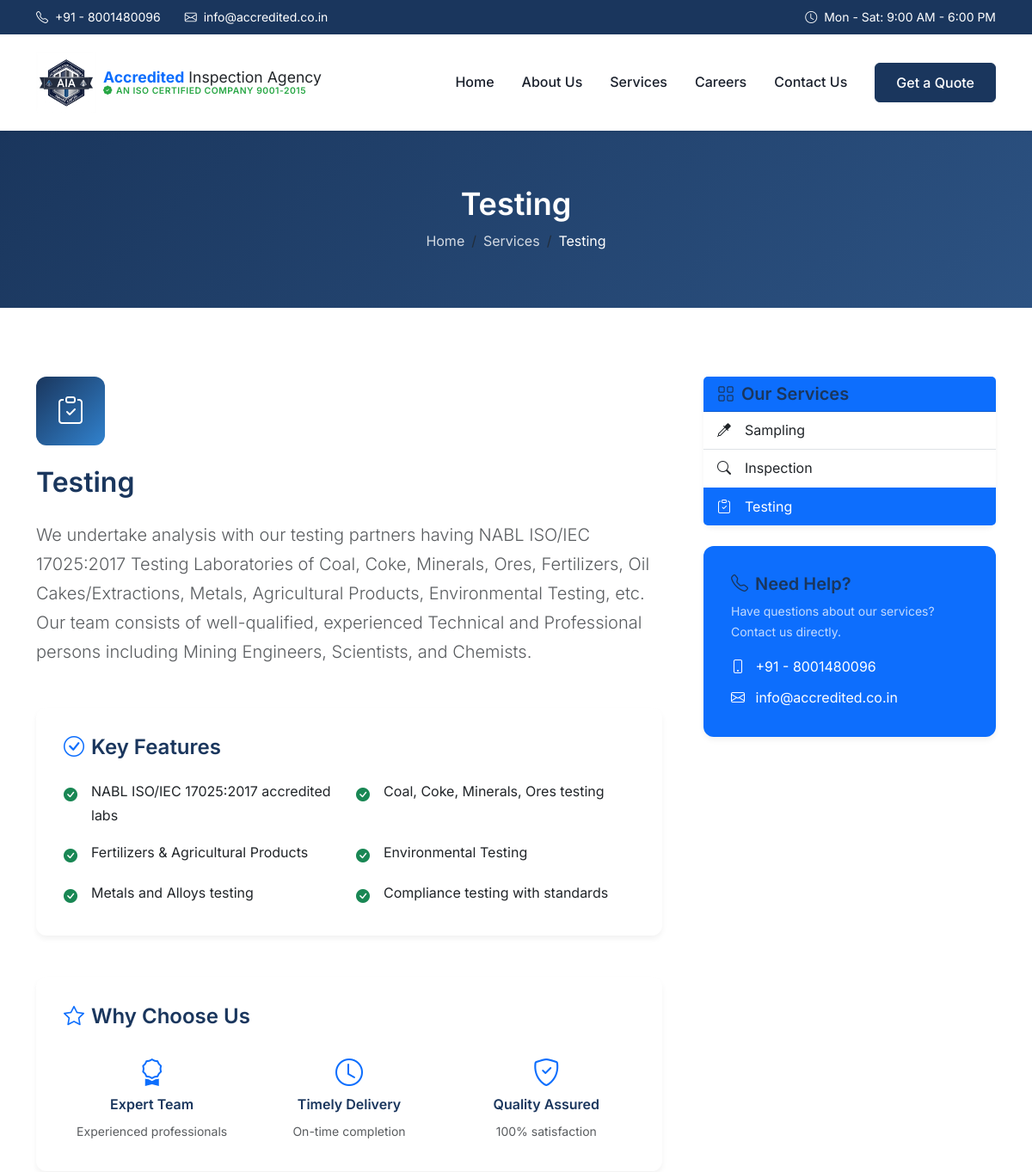
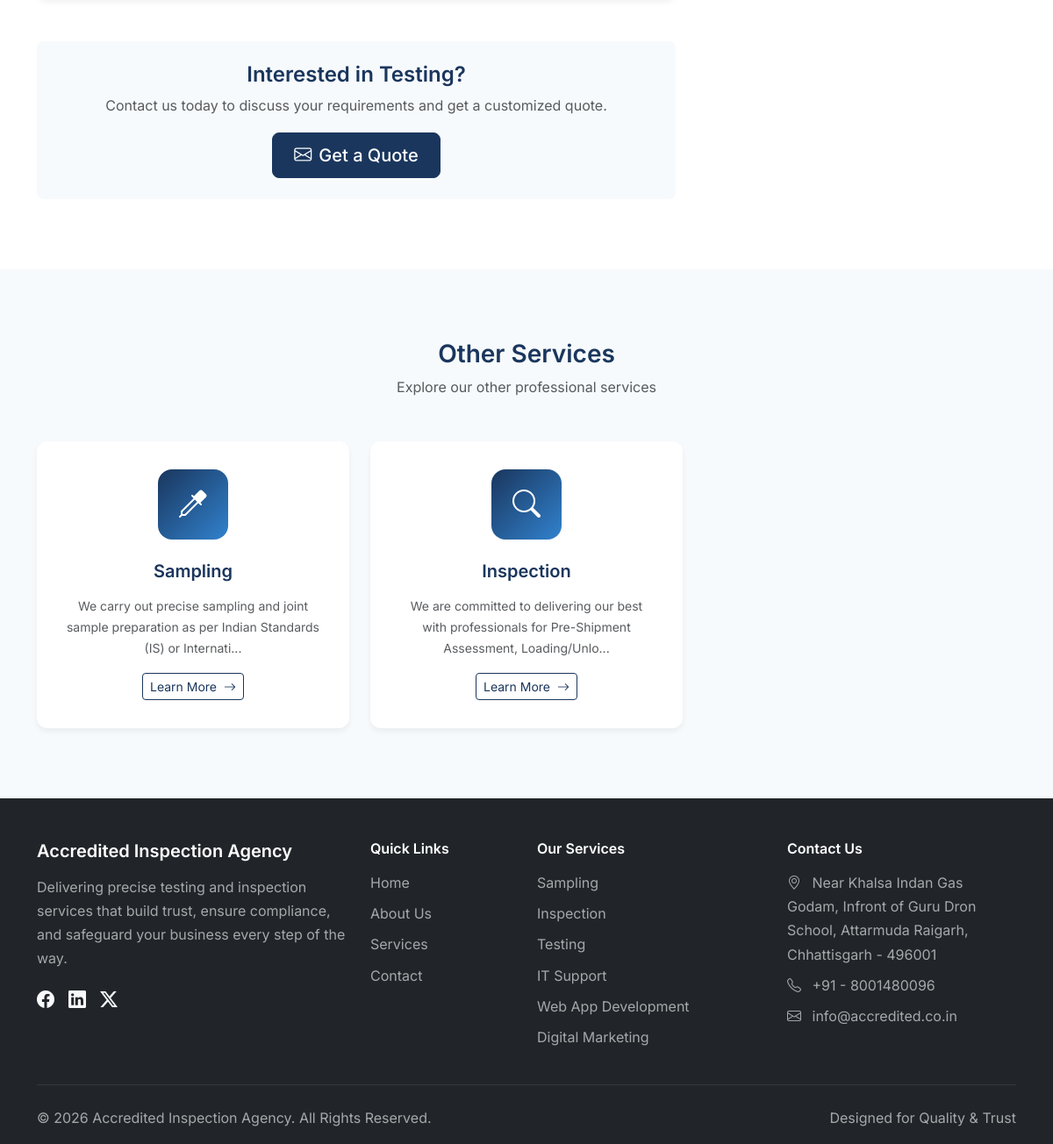
/service-detail.php?id=3, run on the app's committed database (2 pictures, top to bottom).
### tables this page shows
CREATE TABLE IF NOT EXISTS services (
    id INT AUTO_INCREMENT PRIMARY KEY,
    title VARCHAR(255) NOT NULL,
    description TEXT,
    icon VARCHAR(100) DEFAULT 'bi-gear',
    is_active TINYINT(1) DEFAULT 1,
    created_at TIMESTAMP DEFAULT CURRENT_TIMESTAMP,
    INDEX idx_is_active (is_active)
);

### includes/db.php (called while the page is built, shortened)
<?php
function get_services($pdo, $active_only = true)
{
    $sql = "SELECT * FROM services";
    if ($active_only) {
        $sql .= " WHERE is_active = 1";
    }
    $sql .= " ORDER BY id ASC";
    $stmt = $pdo->query($sql);
    return $stmt->fetchAll();
}
function get_service($pdo, $id)
{
    $stmt = $pdo->prepare("SELECT * FROM services WHERE id = ?");
    $stmt->execute([$id]);
    return $stmt->fetch();
}

### service-detail.php (the view, shortened to what this page needs)
<?php
require_once __DIR__ . '/includes/db.php';
$service_id = isset($_GET['id']) ? (int) $_GET['id'] : 0;
$service = get_service($pdo, $service_id);
$all_services = get_services($pdo);
$service_features = [
    'Sampling' => [
        'Precise sampling as per IS, ISO, ASTM standards',
        'On-site sampling of mines, plants & ports',
        'In-house laboratory testing',
        'Joint sample preparation',
        'Risk mitigation for commodity movement',
        'Documentation and reporting'
    ],
    'Inspection' => [
        'Pre-Shipment Assessment',
        'Loading/Unloading Supervision',
        'Physical Quality Monitoring',
        'Weighment Assessment',
        'Vessel, Rake, Trucks & Stack Assessment',
        'Comprehensive inspection reports'
    ],
    'Testing' => [
        'NABL ISO/IEC 17025:2017 accredited labs',
        'Coal, Coke, Minerals, Ores testing',
        'Fertilizers & Agricultural Products',
        'Environmental Testing',
        'Metals and Alloys testing',
        'Compliance testing with standards'
    ],
    'IT Support' => [
        'Network management and troubleshooting',
        'Hardware installation and repair',
        'Software installation and updates',
        'System maintenance and optimization',
        'Technical helpdesk support',
        '24/7 remote assistance available'
    ],
    'Web Application Development' => [
        'Custom web application development',
        'Responsive and mobile-friendly design',
        'E-commerce solutions',
        'Content Management Systems (CMS)',
        'API development and integration',
        'Website maintenance and support'
    ],
    'Digital Marketing' => [
        'Search Engine Optimization (SEO)',
        'Social Media Marketing (SMM)',
        'Pay-Per-Click (PPC) advertising',
        'Content marketing and strategy',
        'Email marketing campaigns',
        'Analytics and performance tracking'
    ]
];
$features = $service_features[$service['title']] ?? [
    'Professional service delivery',
    'Experienced technical team',
    'Quality assurance guaranteed',
    'Competitive pricing',
    'Timely completion',
    'Customer satisfaction focus'
];
include __DIR__ . '/includes/header.php';
?>
<section class="page-header">
    <div class="container">
        <h1><?php echo htmlspecialchars($service['title']); ?></h1>
        <nav aria-label="breadcrumb">
            <ol class="breadcrumb">
                <li class="breadcrumb-item"><a href="<?php echo BASE_URL; ?>/">Home</a></li>
                <li class="breadcrumb-item"><a href="<?php echo BASE_URL; ?>/services.php">Services</a></li>
                <li class="breadcrumb-item active"><?php echo htmlspecialchars($service['title']); ?></li>
            </ol>
        </nav>
    </div>
</section>
<section class="section">
    <div class="container">
        <div class="row g-5">
            <div class="col-lg-8">
                <div class="service-detail-content">
                    <div class="icon-box mb-4" style="width: 80px; height: 80px;">
                        <i class="bi <?php echo htmlspecialchars($service['icon']); ?>" style="font-size: 2rem;"></i>
                    </div>
                    <h2 class="mb-4"><?php echo htmlspecialchars($service['title']); ?></h2>
                    <div class="service-description mb-5">
                        <p class="lead text-muted">
                            <?php echo nl2br(htmlspecialchars($service['description'])); ?>
                        </p>
                    </div>
                    <div class="card mb-5">
                        <div class="card-body">
                            <h4 class="mb-4"><i class="bi bi-check-circle text-primary me-2"></i>Key Features</h4>
                            <div class="row g-3">
                                <?php foreach ($features as $feature): ?>
                                    <div class="col-md-6">
                                        <div class="d-flex align-items-start">
                                            <i class="bi bi-check-circle-fill text-success me-3 mt-1"></i>
                                            <span><?php echo htmlspecialchars($feature); ?></span>
                                        </div>
                                    </div>
                                <?php endforeach; ?>
                            </div>
                        </div>
                    </div>
                    <div class="card mb-5">
                        <div class="card-body">
                            <h4 class="mb-4"><i class="bi bi-star text-primary me-2"></i>Why Choose Us</h4>
                            <div class="row g-4">
                                <div class="col-sm-6 col-md-4">
                                    <div class="text-center">
                                        <i class="bi bi-award text-primary mb-2" style="font-size: 2rem;"></i>
                                        <h6>Expert Team</h6>
                                        <small class="text-muted">Experienced professionals</small>
                                    </div>
                                </div>
                                <div class="col-sm-6 col-md-4">
                                    <div class="text-center">
                                        <i class="bi bi-clock text-primary mb-2" style="font-size: 2rem;"></i>
                                        <h6>Timely Delivery</h6>
                                        <small class="text-muted">On-time completion</small>
                                    </div>
                                </div>
                                <div class="col-sm-6 col-md-4">
                                    <div class="text-center">
                                        <i class="bi bi-shield-check text-primary mb-2" style="font-size: 2rem;"></i>
                                        <h6>Quality Assured</h6>
                                        <small class="text-muted">100% satisfaction</small>
                                    </div>
                                </div>
                            </div>
                        </div>
                    </div>
                    <div class="bg-light rounded-3 p-4 text-center">
                        <h4>Interested in <?php echo htmlspecialchars($service['title']); ?>?</h4>
                        <p class="text-muted mb-3">Contact us today to discuss your requirements and get a customized
                            quote.</p>
                        <a href="<?php echo BASE_URL; ?>/contact.php?service=<?php echo $service['id']; ?>"
                            class="btn btn-primary btn-lg">
                            <i class="bi bi-envelope me-2"></i>Get a Quote
                        </a>
                    </div>
                </div>
            </div>
            <div class="col-lg-4">
                <div class="card mb-4">
                    <div class="card-header bg-primary text-white">
                        <h5 class="mb-0"><i class="bi bi-grid me-2"></i>Our Services</h5>
                    </div>
                    <div class="list-group list-group-flush">
                        <?php foreach ($all_services as $s): ?>
                            <a href="<?php echo BASE_URL; ?>/service-detail.php?id=<?php echo $s['id']; ?>"
                                class="list-group-item list-group-item-action d-flex align-items-center <?php echo $s['id'] == $service['id'] ? 'active' : ''; ?>">
                                <i class="bi <?php echo htmlspecialchars($s['icon']); ?> me-3"></i>
                                <?php echo htmlspecialchars($s['title']); ?>
                            </a>
                        <?php endforeach; ?>
                    </div>
                </div>
                <div class="card bg-primary text-white">
                    <div class="card-body">
                        <h5><i class="bi bi-telephone me-2"></i>Need Help?</h5>
                        <p class="opacity-75 small mb-3">Have questions about our services? Contact us directly.</p>
                        <div class="mb-2">
                            <i class="bi bi-phone me-2"></i>
                            <a href="tel:<?php echo preg_replace('/[^0-9+]/', '', SITE_PHONE); ?>"
                                class="text-white"><?php echo SITE_PHONE; ?></a>
                        </div>
                        <div>
                            <i class="bi bi-envelope me-2"></i>
                            <a href="mailto:<?php echo SITE_EMAIL; ?>" class="text-white"><?php echo SITE_EMAIL; ?></a>
                        </div>
                    </div>
                </div>
            </div>
        </div>
    </div>
</section>
<section class="section bg-light">
    <div class="container">
        <div class="text-center mb-5">
            <h3>Other Services</h3>
            <p class="text-muted">Explore our other professional services</p>
        </div>
        <div class="row g-4">
            <?php
            $count = 0;
            foreach ($all_services as $s):
                if ($s['id'] != $service['id'] && $count < 3):
                    $count++;
                    ?>
                    <div class="col-md-4">
                        <div class="card service-card h-100">
                            <div class="card-body">
                                <div class="icon-box">
                                    <i class="bi <?php echo htmlspecialchars($s['icon']); ?>"></i>
                                </div>
                                <h5><?php echo htmlspecialchars($s['title']); ?></h5>
                                <p class="text-muted small mb-3">
                                    <?php echo htmlspecialchars(substr($s['description'], 0, 100)); ?>...
                                </p>
                                <a href="<?php echo BASE_URL; ?>/service-detail.php?id=<?php echo $s['id']; ?>"
                                    class="btn btn-outline-primary btn-sm">
                                    Learn More <i class="bi bi-arrow-right ms-1"></i>
                                </a>
                            </div>
                        </div>
                    </div>
                <?php
                endif;
            endforeach;
            ?>
        </div>
    </div>
</section>
<?php include __DIR__ . '/includes/footer.php'; ?>

### assets/css/style.css (style rules this page uses)
:root { --primary-color: #1a365d; --primary-light: #2c5282; --primary-dark: #0d1f3c; --secondary-color: #3182ce; --accent-color: #ed8936; --text-dark: #1a202c; --text-muted: #718096; --bg-light: #f7fafc; --bg-gray: #edf2f7; --white: #ffffff; --border-color: #e2e8f0; }
body { font-family: 'Inter', -apple-system, BlinkMacSystemFont, 'Segoe UI', Roboto, sans-serif; color: var(--text-dark); line-height: 1.7; overflow-x: hidden; }
h1, h2, h3, h4, h5, h6 { font-weight: 600; color: var(--primary-color); }
a { color: var(--secondary-color); text-decoration: none; transition: color 0.2s ease; }
.btn-primary { background-color: var(--primary-color); border-color: var(--primary-color); padding: 0.625rem 1.5rem; font-weight: 500; }
.btn-outline-primary { color: var(--primary-color); border-color: var(--primary-color); }
.page-header { background: linear-gradient(135deg, var(--primary-color) 0%, var(--primary-light) 100%); color: var(--white); padding: 4rem 0; text-align: center; }
.page-header h1 { color: var(--white); font-size: 2.25rem; margin-bottom: 0.5rem; }
.page-header .breadcrumb { justify-content: center; margin-bottom: 0; }
.page-header .breadcrumb-item, .page-header .breadcrumb-item a { color: rgba(255, 255, 255, 0.8); }
.page-header .breadcrumb-item.active { color: var(--white); }
.section { padding: 5rem 0; }
.bg-light { background-color: var(--bg-light) !important; }
.card { border: none; border-radius: 0.75rem; box-shadow: 0 4px 6px rgba(0, 0, 0, 0.05); transition: transform 0.2s ease, box-shadow 0.2s ease; }
.card-body { padding: 2rem; }
.service-card { text-align: center; height: 100%; }
.service-card .icon-box { width: 80px; height: 80px; background: linear-gradient(135deg, var(--primary-color), var(--secondary-color)); border-radius: 1rem; display: flex; align-items: center; justify-content: center; margin: 0 auto 1.5rem; }
.service-card .icon-box i { font-size: 2rem; color: var(--white); }
.service-card h5 { margin-bottom: 1rem; }
.icon-box { width: 60px; height: 60px; background: linear-gradient(135deg, var(--primary-color), var(--secondary-color)); border-radius: 0.75rem; display: flex; align-items: center; justify-content: center; }
.icon-box i { font-size: 1.5rem; color: var(--white); }

### data on the page
services: title "Testing", description "We undertake analysis with our testing partners having NABL ISO/IEC 17025:2017 Testing Laboratories of Coal, Coke, Minerals, Ores, Fertilizers, Oil Cakes/Extractions, Metals, Agricultural Products, Environmental Testing, etc. Our team consists of well-qualified, experienced Technical and Professional persons including Mining Engineers, Scientists, and Chemists.", title "NABL ISO/IEC 17025:2017 accredited labs", title "Coal, Coke, Minerals, Ores testing", title "Fertilizers & Agricultural Products", title "Environmental Testing", title "Metals and Alloys testing", title "Compliance testing with standards"
services: title "Sampling", description "We carry out precise sampling and joint sample preparation as per Indian Standards (IS) or Internati"
services: title "Inspection", description "We are committed to delivering our best with professionals for Pre-Shipment Assessment, Loading/Unlo"

### other printed values
SITE_PHONE "+91 - 8001480096"
SITE_EMAIL "info@accredited.co.in"
SITE_ADDRESS "Near Khalsa Indan Gas Godam, Infront of Guru Dron School, Attarmuda Raigarh, Chhattisgarh - 496001"
SITE_NAME "Accredited Inspection Agency"
